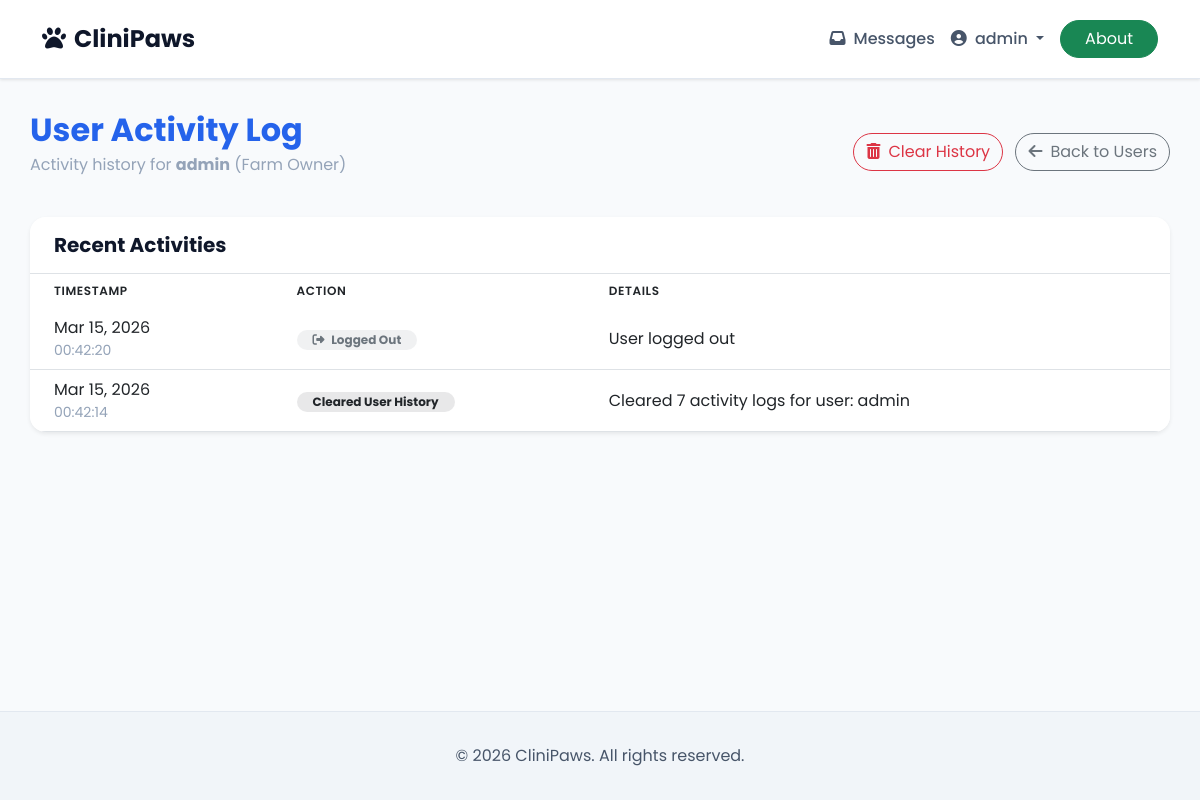
/admin-users/13/activity/ (signed in), run on the app's committed database.
### accounts/models.py (models this page shows, shortened)
class User(AbstractUser):
    ROLE_CHOICES = (
        ('farm_owner', 'Farm Owner'),
        ('doctor', 'Doctor'),
        ('student', 'Student'),
    )
    role = models.CharField(max_length=20, choices=ROLE_CHOICES, default='farm_owner')
    email = models.EmailField(unique=True, blank=True, null=True)  # Made optional for existing users
    is_blocked = models.BooleanField(default=False, help_text='Blocked users cannot log in')

class UserActivity(models.Model):
    user = models.ForeignKey(settings.AUTH_USER_MODEL, on_delete=models.CASCADE, related_name='activities')
    action = models.CharField(max_length=255)
    details = models.TextField(blank=True, null=True)
    timestamp = models.DateTimeField(auto_now_add=True)
    class Meta:
        ordering = ['-timestamp']
        verbose_name_plural = "User Activities"

### predictions/views.py (the view)
# urls.py: path('admin-users/<int:pk>/activity/', UserActivityView.as_view(), name='user_activity'),
class UserActivityView(LoginRequiredMixin, TemplateView):
    template_name = 'predictions/user_activity.html'
    def dispatch(self, request, *args, **kwargs):
        if not (request.user.is_superuser or request.user.is_staff):
            messages.error(request, 'You are not authorized to view this page.')
            return redirect('dashboard')
        return super().dispatch(request, *args, **kwargs)
    def get_context_data(self, **kwargs):
        context = super().get_context_data(**kwargs)
        from accounts.models import User
        target_user = get_object_or_404(User, pk=self.kwargs['pk'])
        context['target_user'] = target_user
        context['activities'] = target_user.activities.all().order_by('-timestamp')
        return context

### templates/predictions/user_activity.html (shortened to what this page needs)
{% extends 'base.html' %}
{% block content %}
<div class="row mb-4 align-items-center">
    <div class="col-md-8">
        <h2 class="fw-bold text-primary mb-1">User Activity Log</h2>
        <p class="text-muted text-gray-400">Activity history for <strong>{{ target_user.username }}</strong>
            ({{ target_user.get_role_display }})</p>
    </div>
    <div class="col-md-4 text-md-end">
        <form method="post" action="{% url 'clear_user_activity' target_user.pk %}" class="d-inline"
            onsubmit="return confirm('Are you sure you want to clear all activity history for this user? This action cannot be undone.');">
            <button type="submit" class="btn btn-outline-danger rounded-pill me-2">
                <i class="fas fa-trash-alt me-2"></i>Clear History
            </button>
        </form>
        <a href="{% url 'admin_users' %}" class="btn btn-outline-secondary rounded-pill">
            <i class="fas fa-arrow-left me-2"></i>Back to Users
        </a>
    </div>
</div>
<div class="card border-0 shadow-sm rounded-4 overflow-hidden mb-5">
    <div class="card-header bg-white py-3 border-bottom">
        <h5 class="card-title mb-0 fw-bold">Recent Activities</h5>
    </div>
    <div class="card-body p-0">
        <div class="table-responsive">
            <table class="table table-hover mb-0">
                <thead class="bg-light">
                    <tr>
                        <th class="px-4 border-0">Timestamp</th>
                        <th class="border-0">Action</th>
                        <th class="border-0">Details</th>
                    </tr>
                </thead>
                <tbody>
                    {% for activity in activities %}
                    <tr>
                        <td class="px-4 text-nowrap align-middle">
                            <div class="text-dark">{{ activity.timestamp|date:"M d, Y" }}</div>
                            <div class="text-muted small">{{ activity.timestamp|date:"H:i:s" }}</div>
                        </td>
                        <td class="align-middle">
                            {% if activity.action == 'Logged In' %}
                            <span class="badge bg-success bg-opacity-10 text-success rounded-pill px-3">
                                <i class="fas fa-sign-in-alt me-1"></i> {{ activity.action }}
                            </span>
                            {% elif activity.action == 'Logged Out' %}
                            <span class="badge bg-secondary bg-opacity-10 text-secondary rounded-pill px-3">
                                <i class="fas fa-sign-out-alt me-1"></i> {{ activity.action }}
                            </span>
                            {% elif "Report" in activity.action %}
                            <span class="badge bg-primary bg-opacity-10 text-primary rounded-pill px-3">
                                <i class="fas fa-file-medical me-1"></i> {{ activity.action }}
                            </span>
                            {% elif "Chat" in activity.action %}
                            <span class="badge bg-info bg-opacity-10 text-info rounded-pill px-3">
                                <i class="fas fa-robot me-1"></i> {{ activity.action }}
                            </span>
                            {% else %}
                            <span class="badge bg-dark bg-opacity-10 text-dark rounded-pill px-3">
                                {{ activity.action }}
                            </span>
                            {% endif %}
                        </td>
                        <td class="align-middle py-3">
                            <div class="text-dark">{{ activity.details }}</div>
                        </td>
                    </tr>
                    {% endfor %}
                </tbody>
            </table>
        </div>
    </div>
</div>
{% endblock %}

### templates/base.html (shortened to what this page needs)
<!DOCTYPE html>
<html lang="en">
<head>
    <link href="https://cdn.jsdelivr.net/npm/bootstrap@5.3.0/dist/css/bootstrap.min.css" rel="stylesheet">
    <link rel="stylesheet" href="https://cdnjs.cloudflare.com/ajax/libs/font-awesome/6.4.0/css/all.min.css">
</head>
<body>
    <nav class="navbar navbar-expand-lg">
        <div class="container">
            <a class="navbar-brand" href="{% url 'dashboard' %}">
                <i class="fas fa-paw me-2"></i>CliniPaws
            </a>
            <div class="collapse navbar-collapse" id="navbarNav">
                <ul class="navbar-nav ms-auto align-items-center">
                    {% if user.is_authenticated %}
                    {% if user.is_superuser or user.is_staff %}
                    <li class="nav-item">
                        <a class="nav-link" href="{% url 'admin_messages' %}">
                            <i class="fas fa-inbox me-1"></i> Messages
                        </a>
                    </li>
                    {% endif %}
                    <li class="nav-item dropdown">
                        <a class="nav-link dropdown-toggle" href="#" id="navbarDropdown" role="button"
                            data-bs-toggle="dropdown">
                            <i class="fas fa-user-circle me-1"></i> {{ user.username }}
                        </a>
                    </li>
                    <li class="nav-item">
                        <a class="btn btn-success px-4 rounded-pill ms-2" href="{% url 'about' %}">About</a>
                    </li>
                    {% endif %}
                </ul>
            </div>
        </div>
    </nav>
    <div class="main-content {% block container_class %}container{% endblock %}">
        {% block content %}
        {% endblock %}
    </div>
    <footer class="footer text-center">
        <div class="container">
            <p class="mb-0">&copy; {% now "Y" %} CliniPaws. All rights reserved.</p>
        </div>
    </footer>
</body>
</html>

### templates/base.html (style rules this page uses)
:root { --primary-color: #2563eb; --primary-hover: #1d4ed8; --main-bg: #f8fafc; --card-bg: #FFFFFF; --text-primary: #0f172a; --text-secondary: #475569; --text-muted: #94a3b8; --border-color: #e2e8f0; }
body { font-family: 'Poppins', sans-serif; background-color: var(--main-bg); color: var(--text-primary); min-height: 100vh; display: flex; flex-direction: column; }
.navbar { background: #FFFFFF; box-shadow: 0 1px 3px rgba(0, 0, 0, 0.1); padding: 1rem 0; border-bottom: 1px solid var(--border-color); }
.navbar-brand { font-weight: 700; font-size: 1.5rem; color: var(--text-primary) !important; }
.nav-link { color: var(--text-secondary) !important; font-weight: 500; }
.card { background-color: var(--card-bg); border: 1px solid var(--border-color); border-radius: 8px; box-shadow: 0 1px 3px rgba(0, 0, 0, 0.1); color: var(--text-primary); }
.card-header { background: var(--main-bg); border-bottom: 1px solid var(--border-color); padding: 1.5rem; font-weight: 600; }
.main-content { flex: 1; padding: 2rem 0; }
.footer { background: #f1f5f9; padding: 2rem 0; margin-top: auto; border-top: 1px solid var(--border-color); color: var(--text-secondary); }
.text-primary { color: var(--primary-color) !important; }
.text-muted { color: var(--text-muted) !important; }

### templates/predictions/user_activity.html (style rules this page uses)
.rounded-4 { border-radius: 1rem !important; }
.bg-opacity-10 { --bs-bg-opacity: 0.1; }
.table th { font-weight: 600; text-transform: uppercase; font-size: 0.75rem; letter-spacing: 0.05em; }

### data on the page
User: username "admin", role "Farm Owner"
UserActivity: timestamp "Mar 15, 2026", timestamp "00:42:20", action "Logged Out", details "User logged out"
UserActivity: timestamp "Mar 15, 2026", timestamp "00:42:14", action "Cleared User History", details "Cleared 7 activity logs for user: admin"
